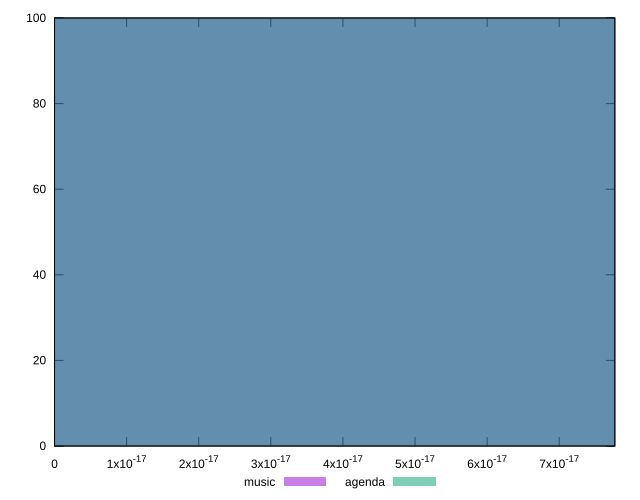

gnuplot code for this plot:
reset

$music <<EOF
0 100
EOF

$agenda <<EOF
0 100
EOF

set key outside below
set boxwidth 1e-12
set xrange [0:7.771561172376095e-17]
set yrange [0:100]
set trange [0:100]
set style fill transparent solid 0.5 noborder
set terminal svg size 640, 500 enhanced background rgb 'white'
set output "reports/report_00032_2021-02-25T10-28-15.087Z/meta/score-difference/comparison/histogram/0_vs_1.svg"

plot $music title "music" with boxes, \
     $agenda title "agenda" with boxes

reset
